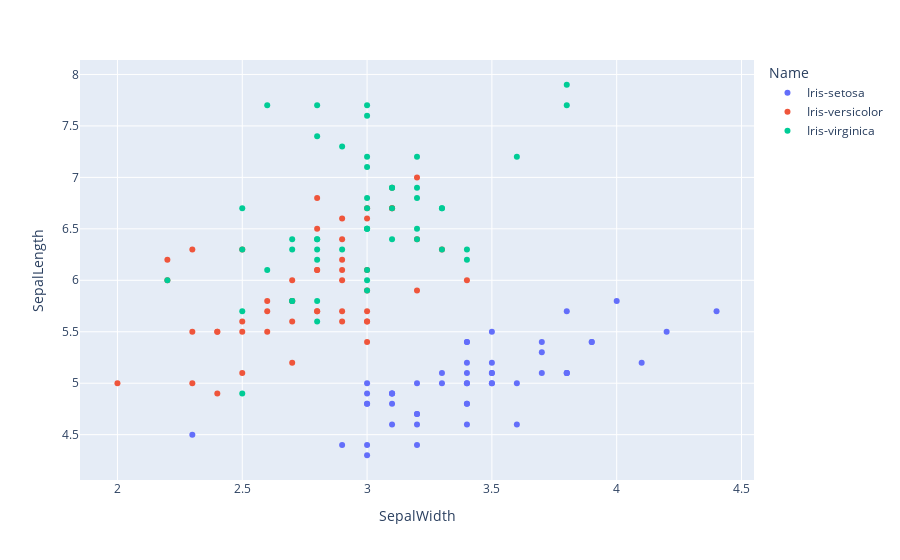

The cell this chart's notebook holds for it:
### Code cell
import pandas as pd
import plotly.express as px

# Cargar el conjunto de datos Iris
df = pd.read_csv("https://raw.githubusercontent.com/plotly/datasets/master/iris.csv")

# Crear una gráfica de dispersión
fig = px.scatter(df, x="SepalWidth", y="SepalLength", color="Name")

# Mostrar la gráfica
fig.show()

### Figure 1 — Plotly figure (JSON) as saved in the notebook; plotly's stock layout.template omitted (floating-point values rounded to 4 significant figures)
{"data": [{"hovertemplate": "Name=Iris-setosa<br>SepalWidth=%{x}<br>SepalLength=%{y}<extra></extra>", "legendgroup": "Iris-setosa", "marker": {"color": "#636efa", "symbol": "circle"}, "mode": "markers", "name": "Iris-setosa", "orientation": "v", "showlegend": true, "type": "scatter", "x": [3.5, 3, 3.2, 3.1, 3.6, 3.9, 3.4, 3.4, 2.9, 3.1, 3.7, 3.4, 3, 3, 4, 4.4, 3.9, 3.5, 3.8, 3.8, 3.4, 3.7, 3.6, 3.3, 3.4, 3, 3.4, 3.5, 3.4, 3.2, 3.1, 3.4, 4.1, 4.2, 3.1, 3.2, 3.5, 3.1, 3, 3.4, 3.5, 2.3, 3.2, 3.5, 3.8, 3, 3.8, 3.2, 3.7, 3.3], "xaxis": "x", "y": [5.1, 4.9, 4.7, 4.6, 5, 5.4, 4.6, 5, 4.4, 4.9, 5.4, 4.8, 4.8, 4.3, 5.8, 5.7, 5.4, 5.1, 5.7, 5.1, 5.4, 5.1, 4.6, 5.1, 4.8, 5, 5, 5.2, 5.2, 4.7, 4.8, 5.4, 5.2, 5.5, 4.9, 5, 5.5, 4.9, 4.4, 5.1, 5, 4.5, 4.4, 5, 5.1, 4.8, 5.1, 4.6, 5.3, 5], "yaxis": "y"}, {"hovertemplate": "Name=Iris-versicolor<br>SepalWidth=%{x}<br>SepalLength=%{y}<extra></extra>", "legendgroup": "Iris-versicolor", "marker": {"color": "#EF553B", "symbol": "circle"}, "mode": "markers", "name": "Iris-versicolor", "orientation": "v", "showlegend": true, "type": "scatter", "x": [3.2, 3.2, 3.1, 2.3, 2.8, 2.8, 3.3, 2.4, 2.9, 2.7, 2, 3, 2.2, 2.9, 2.9, 3.1, 3, 2.7, 2.2, 2.5, 3.2, 2.8, 2.5, 2.8, 2.9, 3, 2.8, 3, 2.9, 2.6, 2.4, 2.4, 2.7, 2.7, 3, 3.4, 3.1, 2.3, 3, 2.5, 2.6, 3, 2.6, 2.3, 2.7, 3, 2.9, 2.9, 2.5, 2.8], "xaxis": "x", "y": [7, 6.4, 6.9, 5.5, 6.5, 5.7, 6.3, 4.9, 6.6, 5.2, 5, 5.9, 6, 6.1, 5.6, 6.7, 5.6, 5.8, 6.2, 5.6, 5.9, 6.1, 6.3, 6.1, 6.4, 6.6, 6.8, 6.7, 6, 5.7, 5.5, 5.5, 5.8, 6, 5.4, 6, 6.7, 6.3, 5.6, 5.5, 5.5, 6.1, 5.8, 5, 5.6, 5.7, 5.7, 6.2, 5.1, 5.7], "yaxis": "y"}, {"hovertemplate": "Name=Iris-virginica<br>SepalWidth=%{x}<br>SepalLength=%{y}<extra></extra>", "legendgroup": "Iris-virginica", "marker": {"color": "#00cc96", "symbol": "circle"}, "mode": "markers", "name": "Iris-virginica", "orientation": "v", "showlegend": true, "type": "scatter", "x": [3.3, 2.7, 3, 2.9, 3, 3, 2.5, 2.9, 2.5, 3.6, 3.2, 2.7, 3, 2.5, 2.8, 3.2, 3, 3.8, 2.6, 2.2, 3.2, 2.8, 2.8, 2.7, 3.3, 3.2, 2.8, 3, 2.8, 3, 2.8, 3.8, 2.8, 2.8, 2.6, 3, 3.4, 3.1, 3, 3.1, 3.1, 3.1, 2.7, 3.2, 3.3, 3, 2.5, 3, 3.4, 3], "xaxis": "x", "y": [6.3, 5.8, 7.1, 6.3, 6.5, 7.6, 4.9, 7.3, 6.7, 7.2, 6.5, 6.4, 6.8, 5.7, 5.8, 6.4, 6.5, 7.7, 7.7, 6, 6.9, 5.6, 7.7, 6.3, 6.7, 7.2, 6.2, 6.1, 6.4, 7.2, 7.4, 7.9, 6.4, 6.3, 6.1, 7.7, 6.3, 6.4, 6, 6.9, 6.7, 6.9, 5.8, 6.8, 6.7, 6.7, 6.3, 6.5, 6.2, 5.9], "yaxis": "y"}], "layout": {"legend": {"title": {"text": "Name"}, "tracegroupgap": 0}, "margin": {"t": 60}, "xaxis": {"anchor": "y", "domain": [0, 1], "title": {"text": "SepalWidth"}}, "yaxis": {"anchor": "x", "domain": [0, 1], "title": {"text": "SepalLength"}}}}
